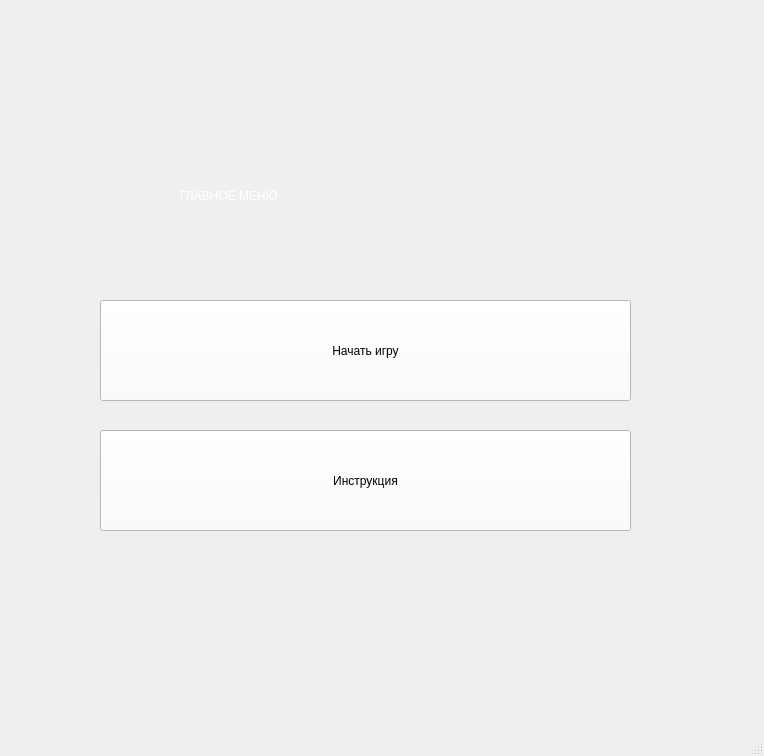
<?xml version="1.0" encoding="UTF-8"?>
<ui version="4.0">
 <class>MainWindow</class>
 <widget class="QMainWindow" name="MainWindow">
  <property name="geometry">
   <rect>
    <x>0</x>
    <y>0</y>
    <width>764</width>
    <height>756</height>
   </rect>
  </property>
  <property name="windowTitle">
   <string>MainWindow</string>
  </property>
  <widget class="QWidget" name="centralwidget">
   <widget class="QLabel" name="label">
    <property name="geometry">
     <rect>
      <x>-10</x>
      <y>-50</y>
      <width>781</width>
      <height>761</height>
     </rect>
    </property>
    <property name="text">
     <string/>
    </property>
    <property name="pixmap">
     <pixmap> main_menu.jpg</pixmap>
    </property>
   </widget>
   <widget class="QLabel" name="label_2">
    <property name="geometry">
     <rect>
      <x>180</x>
      <y>160</y>
      <width>521</width>
      <height>71</height>
     </rect>
    </property>
    <property name="styleSheet">
     <string notr="true">font: 36pt &quot;MS Shell Dlg 2&quot;;
color: rgb(255, 255, 255);</string>
    </property>
    <property name="text">
     <string>ГЛАВНОЕ МЕНЮ</string>
    </property>
   </widget>
   <widget class="QPushButton" name="starting">
    <property name="geometry">
     <rect>
      <x>100</x>
      <y>300</y>
      <width>531</width>
      <height>101</height>
     </rect>
    </property>
    <property name="styleSheet">
     <string notr="true">background-color: rgb(255, 255, 255);

font: 26pt &quot;MS Shell Dlg 2&quot;;
border-color: rgb(0, 0, 0);
</string>
    </property>
    <property name="text">
     <string>Начать игру</string>
    </property>
   </widget>
   <widget class="QPushButton" name="instructions">
    <property name="geometry">
     <rect>
      <x>100</x>
      <y>430</y>
      <width>531</width>
      <height>101</height>
     </rect>
    </property>
    <property name="styleSheet">
     <string notr="true">background-color: rgb(255, 255, 255);
font: 26pt &quot;MS Shell Dlg 2&quot;;
border-color: rgb(0, 0, 0);</string>
    </property>
    <property name="text">
     <string>Инструкция</string>
    </property>
   </widget>
  </widget>
  <widget class="QMenuBar" name="menubar">
   <property name="geometry">
    <rect>
     <x>0</x>
     <y>0</y>
     <width>764</width>
     <height>26</height>
    </rect>
   </property>
  </widget>
  <widget class="QStatusBar" name="statusbar"/>
 </widget>
 <resources/>
 <connections/>
</ui>
